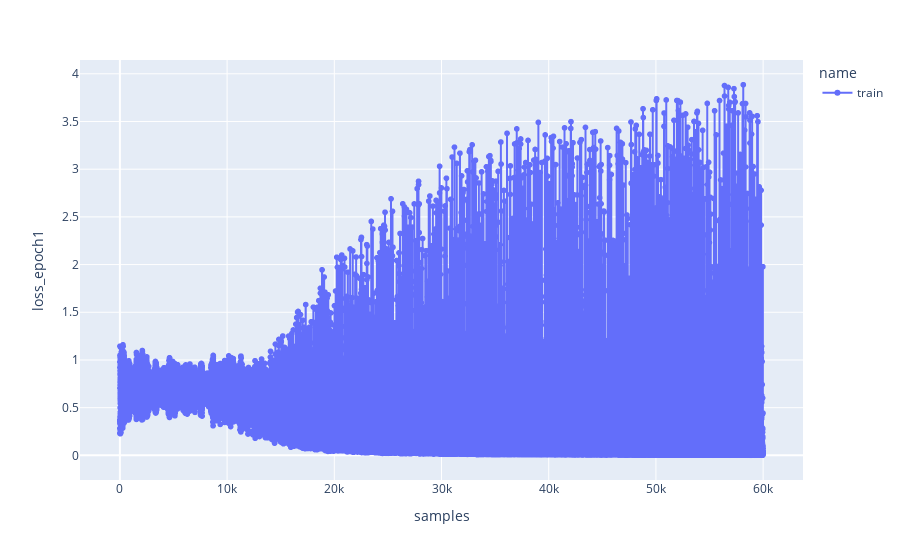

The notebook cell this image was saved under:
### Code cell
# TODO CHECK WHICH PLOT WE NEED

samples = [i for i in range(len(loss_train_epoch1))]
loss_epoch1 = loss_train_epoch1
name = ['train' for _ in range(len(loss_train_epoch1))]

df = pd.DataFrame({'samples': samples,'loss_epoch1': loss_epoch1, 'name': name})
fig = px.line(df, x='samples', y='loss_epoch1', color='name', markers=True)
fig.show()

### Figure 1 — Plotly figure (JSON) as saved in the notebook; plotly's stock layout.template omitted (floating-point values rounded to 4 significant figures; data arrays with more than 128 entries replaced by an {"elided": "..."} marker saying what was removed)
{"data": [{"hovertemplate": "name=train<br>samples=%{x}<br>loss_epoch1=%{y}<extra></extra>", "legendgroup": "train", "line": {"color": "#636efa", "dash": "solid"}, "marker": {"symbol": "circle"}, "mode": "lines+markers", "name": "train", "showlegend": true, "type": "scattergl", "x": {"elided": "60000 int values"}, "xaxis": "x", "y": {"elided": "60000 float values"}, "yaxis": "y"}], "layout": {"legend": {"title": {"text": "name"}, "tracegroupgap": 0}, "margin": {"t": 60}, "xaxis": {"anchor": "y", "domain": [0, 1], "title": {"text": "samples"}}, "yaxis": {"anchor": "x", "domain": [0, 1], "title": {"text": "loss_epoch1"}}}}
